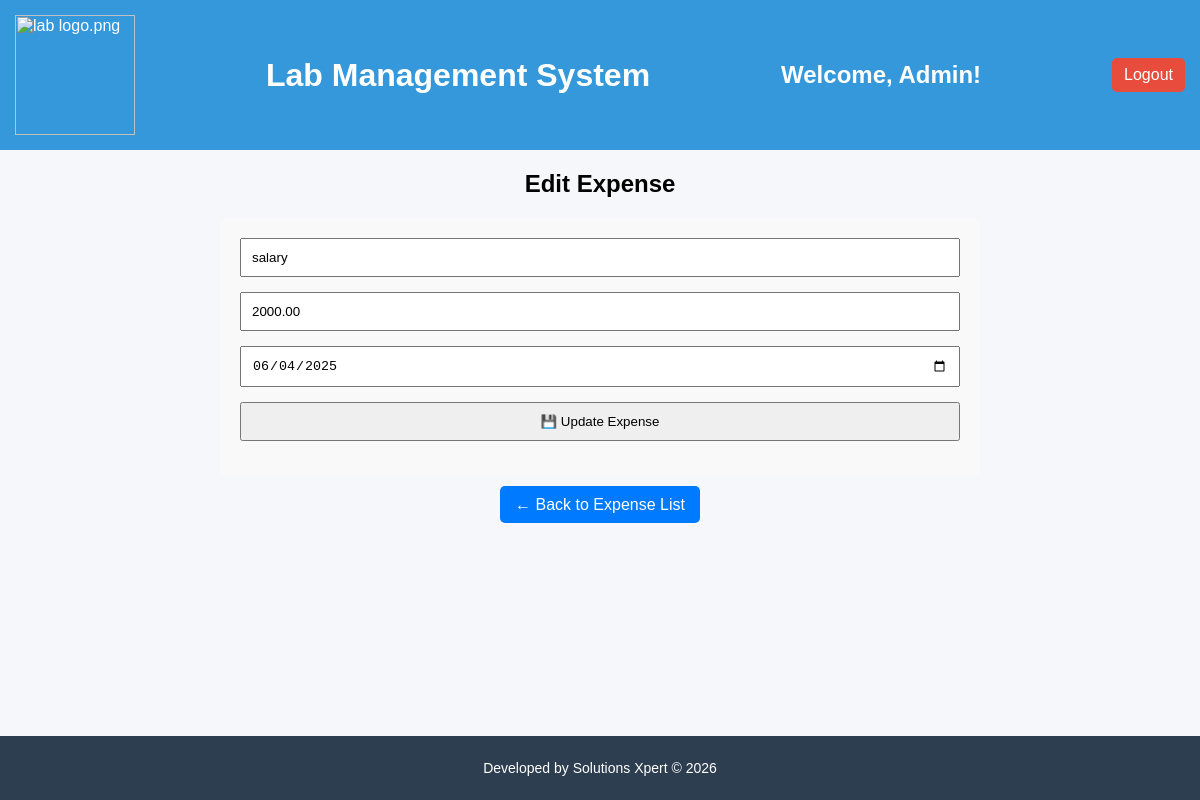
Screenshot of /edit_expense.php?id=41 (signed in) with the database file from the repository.
### tables this page shows
CREATE TABLE `lab_expenses` (
  `id` int(11) NOT NULL,
  `expense_name` varchar(255) DEFAULT NULL,
  `amount` decimal(10,2) DEFAULT NULL,
  `expense_date` date DEFAULT NULL,
  `created_by` int(11) DEFAULT NULL
);

### edit_expense.php (the view, shortened to what this page needs)
<?php
include "db.php";
include "header.php";
$expense_id = intval($_GET['id']);
$expense = mysqli_query($conn, "SELECT * FROM lab_expenses WHERE id = $expense_id LIMIT 1");
$data = mysqli_fetch_assoc($expense);
?>
<!DOCTYPE html>
<html lang="en">
<head>
    <link rel="stylesheet" href="style.css">
</head>
<body>
<h2 style="text-align: center;">Edit Expense</h2>
<form method="POST">
    <input type="text" name="expense_name" value="<?php echo htmlspecialchars($data['expense_name']); ?>" required>
    <input type="number" name="amount" value="<?php echo $data['amount']; ?>" step="0.01" required>
    <input type="date" name="expense_date" value="<?php echo $data['expense_date']; ?>" required>
    <button type="submit">💾 Update Expense</button>
</form>
<div class="back-link">
    <a href="add_expense.php">← Back to Expense List</a>
</div>
</body>
</html>
<?php include "footer.php"; ?>

### style.css (style rules this page uses)
body { font-family: Arial, sans-serif; margin: 0; background: #f5f7fa; }

### edit_expense.php (style rules this page uses)
form { width: 60%; margin: 20px auto; padding: 20px; background: #f9f9f9; border-radius: 5px; }
form input, form button { padding: 10px; width: 100%; margin-bottom: 15px; }
.back-link { text-align: center; margin-top: 20px; }
.back-link a { text-decoration: none; background: #007bff; color: white; padding: 10px 15px; border-radius: 5px; }

### footer.php (style rules this page uses)
body { padding-bottom: 70px; }

### rows the page displays
lab_expenses: expense_name "salary", amount "2000.00", expense_date "06/04/2025"

### other values shown
$username "Admin"
